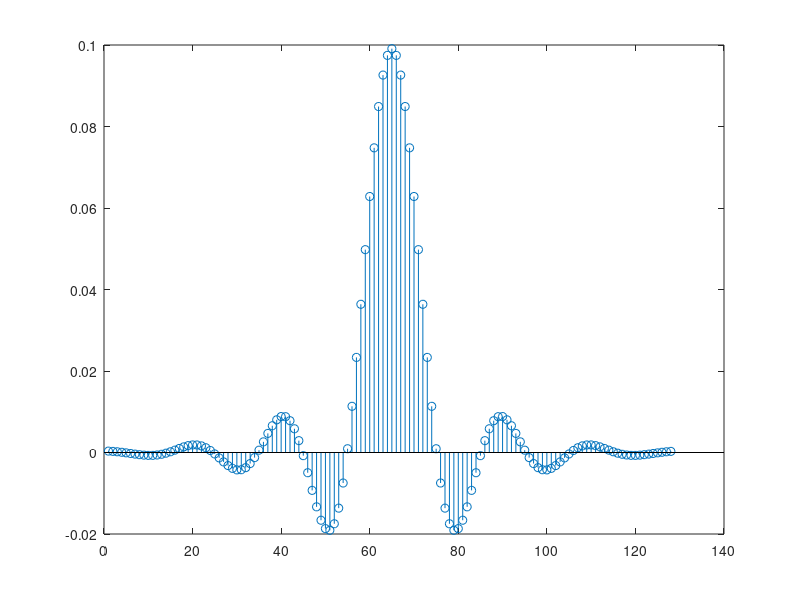

This figure's MATLAB source:
clear all; close all; clc;

Fs = 48000;

% frequencies in Hz
f1 = 21600;
f2 = 1200;

% filter
FILTER_LENGTH = 128;
cutoff = 0.1;
coeffs = fir1(FILTER_LENGTH, cutoff, 'low');

%freqz(coeffs,1);

h = impz(coeffs, 1);
h = h(1:end-1);
stem(h);


theFileName = 'C:\wudtke_sconza_nunes\ece395SHARC\coeffs.h';
theFile = fopen(theFileName,'wt');

fprintf(theFile,'#define FILTER_LENGTH %d\n\n',FILTER_LENGTH+1);
fprintf(theFile,'//cutoff is %f Hz\n\n', cutoff*Fs);
fprintf(theFile,'double coeffs[%d] = {\n\n',FILTER_LENGTH+1);
fprintf(theFile,'\t%6.6f,\n',coeffs(1:end-1));
fprintf(theFile,'\t%6.6f',coeffs(end));
fprintf(theFile,'\n\n};\n\n');

